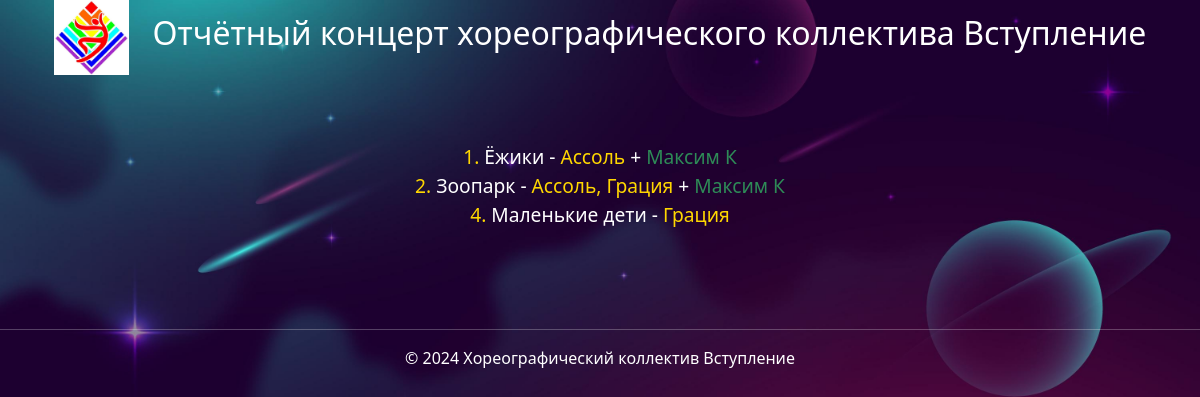
The app's page /, older data.
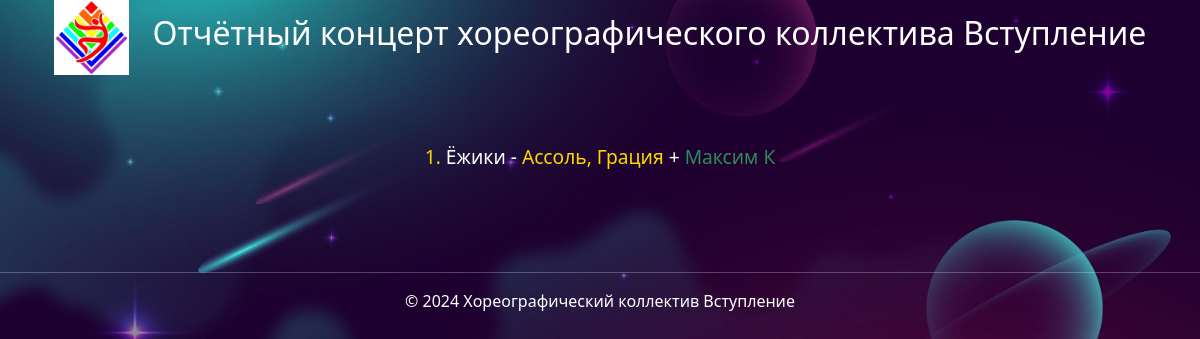
The same page, newer data.
### schedule/models.py (models this page shows, shortened)
class Schedules(models.Model):
    ORDER_CHOICES = [(i, str(i)) for i in range(1, 100)]  # Предопределенные значения для номера по порядку
    number = models.IntegerField(choices=ORDER_CHOICES, verbose_name=_('Номер по порядку'))
    performance = models.ForeignKey(Performances, on_delete=models.CASCADE, verbose_name=_('Выступление'))
    solist = models.ManyToManyField(Soloists, related_name='schedules', blank=True, verbose_name=_('Солисты'))
    group = models.ManyToManyField(Group, related_name='schedules', blank=True, verbose_name=_('Группы'))
    is_published = models.BooleanField(default=True, verbose_name=_('Опубликовано'))
    class Meta:
        verbose_name = _('Расписание')
        verbose_name_plural = _('Расписания')
        ordering = ['number']

class Performances(models.Model):
    title = models.CharField(max_length=255, verbose_name=_('Название выступления'))
    class Meta:
        verbose_name = _('Выступление')
        verbose_name_plural = _('Выступления')
        ordering = ['title']

class Group(models.Model):
    name = models.CharField(max_length=255, verbose_name=_('Название группы'))
    def __str__(self):
        return self.name
    class Meta:
        verbose_name = _('Группа')
        verbose_name_plural = _('Группы')
        ordering = ['name']

class Soloists(models.Model):
    name = models.CharField(max_length=255, verbose_name=_('Имя солиста'))
    def __str__(self):
        return self.name
    class Meta:
        verbose_name = _('Солист')
        verbose_name_plural = _('Солисты')
        ordering = ['name']

### schedule/views.py (the view)
# urls.py: path('', views.schedule_list, name='schedule'),
def schedule_list(request):
    schedules = Schedules.objects.all()
    context = {'schedules': schedules}
    return render(request, 'pages/schedule.html', context)

### templates/pages/schedule.html
{% extends "base.html" %}
{% block content %}
  <div style="text-align: center; padding: 20px; color: white;">
    <ul style="font-size: 1.2rem; list-style: none; padding: 0; margin: 0 auto; max-width: 100%;">
      {% for schedule in schedules %}
        <li style="color: white;">
          <span style="color: #ffd700;">{{ schedule.number }}.</span>  {{ schedule.performance.title }}
            {% if schedule.group.all %}
              -
              <span style="color: #ffd700;">{{ schedule.group.all|join:", " }}</span>
            {% endif %}
            {% if schedule.solist.all %}
              +
              <span style="color:  #2E8B57;">{{ schedule.solist.all|join:", " }}</span>
            {% endif %}
        </li>
      {% endfor %}
    </ul>
  </div>
{% endblock %}

Row changes from the older to the newer data that the page shows:
removed Schedules: number "1", performance "Ёжики", group.all "Ассоль", solist.all "Максим К"
removed Schedules: number "2", performance "Зоопарк", group.all "Ассоль, Грация", solist.all "Максим К"
removed Schedules: number "4", performance "Маленькие дети", group.all "Грация"
added Schedules: number "1", performance "Ёжики", group.all "Ассоль, Грация", solist.all "Максим К"
